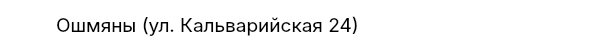
<?xml version="1.0" encoding="UTF-8"?>
<ui version="4.0">
 <class>StopWidget</class>
 <widget class="QWidget" name="StopWidget">
  <property name="geometry">
   <rect>
    <x>0</x>
    <y>0</y>
    <width>597</width>
    <height>50</height>
   </rect>
  </property>
  <property name="maximumSize">
   <size>
    <width>16777215</width>
    <height>50</height>
   </size>
  </property>
  <property name="windowTitle">
   <string>Form</string>
  </property>
  <property name="styleSheet">
   <string notr="true">#StopWidget {
	background-color: #ffffff; 
	border-radius: 24px;
}

QPushButton {
    background-color: #010E59;
	border: none;
	border-radius: 24px;
    color: #ffffff;
    font-family: &quot;Inter Medium&quot;, sans-serif;
    font-size: 18px;
}</string>
  </property>
  <layout class="QVBoxLayout" name="verticalLayout">
   <property name="spacing">
    <number>0</number>
   </property>
   <property name="leftMargin">
    <number>0</number>
   </property>
   <property name="topMargin">
    <number>0</number>
   </property>
   <property name="rightMargin">
    <number>0</number>
   </property>
   <property name="bottomMargin">
    <number>0</number>
   </property>
   <item>
    <widget class="QWidget" name="roundedWidget_17" native="true">
     <property name="minimumSize">
      <size>
       <width>0</width>
       <height>50</height>
      </size>
     </property>
     <property name="maximumSize">
      <size>
       <width>16777215</width>
       <height>50</height>
      </size>
     </property>
     <property name="styleSheet">
      <string notr="true">QWidget[objectName^=&quot;roundedWidget&quot;] {
	background-color: #ffffff; 
	border-radius: 24px;
}

QPushButton {
    background-color: #010E59;
	border: none;
	border-radius: 24px;
    color: #ffffff;
    font-family: &quot;Inter Medium&quot;, sans-serif;
    font-size: 18px;
}</string>
     </property>
     <layout class="QHBoxLayout" name="horizontalLayout_24">
      <property name="leftMargin">
       <number>56</number>
      </property>
      <property name="rightMargin">
       <number>20</number>
      </property>
      <item>
       <widget class="QLabel" name="stop">
        <property name="font">
         <font>
          <family>Inter</family>
          <pointsize>14</pointsize>
         </font>
        </property>
        <property name="text">
         <string>Ошмяны (ул. Кальварийская 24)</string>
        </property>
       </widget>
      </item>
      <item>
       <spacer name="horizontalSpacer">
        <property name="orientation">
         <enum>Qt::Horizontal</enum>
        </property>
        <property name="sizeHint" stdset="0">
         <size>
          <width>40</width>
          <height>20</height>
         </size>
        </property>
       </spacer>
      </item>
      <item>
       <widget class="QPushButton" name="delButton">
        <property name="minimumSize">
         <size>
          <width>24</width>
          <height>24</height>
         </size>
        </property>
        <property name="maximumSize">
         <size>
          <width>24</width>
          <height>24</height>
         </size>
        </property>
        <property name="cursor">
         <cursorShape>PointingHandCursor</cursorShape>
        </property>
        <property name="styleSheet">
         <string notr="true">background-color: transparent;</string>
        </property>
        <property name="text">
         <string/>
        </property>
        <property name="icon">
         <iconset resource="../resources.qrc">
          <normaloff>:/icons/icons/trash.png</normaloff>:/icons/icons/trash.png</iconset>
        </property>
        <property name="iconSize">
         <size>
          <width>24</width>
          <height>24</height>
         </size>
        </property>
       </widget>
      </item>
     </layout>
    </widget>
   </item>
  </layout>
 </widget>
 <resources>
  <include location="../resources.qrc"/>
 </resources>
 <connections/>
</ui>
